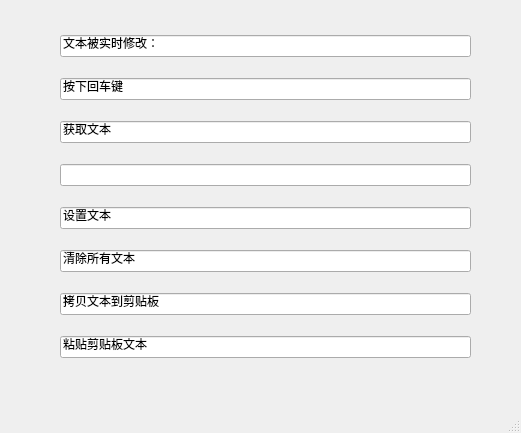
<?xml version="1.0" encoding="UTF-8"?>
<ui version="4.0">
 <class>MainWindow</class>
 <widget class="QMainWindow" name="MainWindow">
  <property name="geometry">
   <rect>
    <x>0</x>
    <y>0</y>
    <width>521</width>
    <height>433</height>
   </rect>
  </property>
  <property name="windowTitle">
   <string>MainWindow</string>
  </property>
  <widget class="QWidget" name="centralwidget">
   <widget class="QWidget" name="gridLayoutWidget">
    <property name="geometry">
     <rect>
      <x>60</x>
      <y>20</y>
      <width>411</width>
      <height>361</height>
     </rect>
    </property>
    <layout class="QGridLayout" name="gridLayout">
     <item row="2" column="0">
      <widget class="QLineEdit" name="lineEdit_3">
       <property name="text">
        <string>获取文本</string>
       </property>
      </widget>
     </item>
     <item row="5" column="0">
      <widget class="QLineEdit" name="lineEdit_6">
       <property name="text">
        <string>清除所有文本</string>
       </property>
      </widget>
     </item>
     <item row="3" column="0">
      <widget class="QLineEdit" name="lineEdit_4">
       <property name="text">
        <string/>
       </property>
      </widget>
     </item>
     <item row="0" column="0">
      <widget class="QLineEdit" name="lineEdit">
       <property name="layoutDirection">
        <enum>Qt::LeftToRight</enum>
       </property>
       <property name="text">
        <string>文本被实时修改：</string>
       </property>
      </widget>
     </item>
     <item row="1" column="0">
      <widget class="QLineEdit" name="lineEdit_2">
       <property name="text">
        <string>按下回车键</string>
       </property>
      </widget>
     </item>
     <item row="4" column="0">
      <widget class="QLineEdit" name="lineEdit_5">
       <property name="text">
        <string>设置文本</string>
       </property>
      </widget>
     </item>
     <item row="6" column="0">
      <widget class="QLineEdit" name="lineEdit_7">
       <property name="text">
        <string>拷贝文本到剪贴板</string>
       </property>
      </widget>
     </item>
     <item row="7" column="0">
      <widget class="QLineEdit" name="lineEdit_8">
       <property name="text">
        <string>粘贴剪贴板文本</string>
       </property>
      </widget>
     </item>
    </layout>
   </widget>
  </widget>
  <widget class="QMenuBar" name="menubar">
   <property name="geometry">
    <rect>
     <x>0</x>
     <y>0</y>
     <width>521</width>
     <height>22</height>
    </rect>
   </property>
  </widget>
  <widget class="QStatusBar" name="statusbar"/>
 </widget>
 <resources/>
 <connections/>
</ui>
